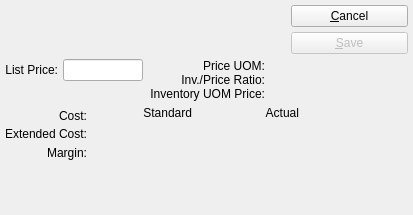
<?xml version="1.0" encoding="UTF-8"?>
<ui version="4.0">
 <comment>This file is part of the xTuple ERP: PostBooks Edition, a free and
open source Enterprise Resource Planning software suite,
Copyright (c) 1999-2018 by OpenMFG LLC, d/b/a xTuple.
It is licensed to you under the Common Public Attribution License
version 1.0, the full text of which (including xTuple-specific Exhibits)
is available at www.xtuple.com/CPAL.  By using this software, you agree
to be bound by its terms.</comment>
 <class>itemListPrice</class>
 <widget class="QDialog" name="itemListPrice">
  <property name="geometry">
   <rect>
    <x>0</x>
    <y>0</y>
    <width>413</width>
    <height>215</height>
   </rect>
  </property>
  <property name="windowTitle">
   <string>Item List Price</string>
  </property>
  <layout class="QVBoxLayout">
   <property name="spacing">
    <number>0</number>
   </property>
   <property name="margin">
    <number>5</number>
   </property>
   <item>
    <layout class="QVBoxLayout">
     <property name="spacing">
      <number>5</number>
     </property>
     <property name="margin">
      <number>0</number>
     </property>
     <item>
      <layout class="QHBoxLayout">
       <property name="spacing">
        <number>7</number>
       </property>
       <property name="margin">
        <number>0</number>
       </property>
       <item>
        <widget class="ItemCluster" name="_item"/>
       </item>
       <item>
        <layout class="QHBoxLayout">
         <property name="spacing">
          <number>0</number>
         </property>
         <property name="margin">
          <number>0</number>
         </property>
         <item>
          <spacer name="Spacer5">
           <property name="orientation">
            <enum>Qt::Horizontal</enum>
           </property>
           <property name="sizeType">
            <enum>QSizePolicy::Preferred</enum>
           </property>
           <property name="sizeHint" stdset="0">
            <size>
             <width>81</width>
             <height>20</height>
            </size>
           </property>
          </spacer>
         </item>
         <item>
          <layout class="QVBoxLayout">
           <property name="spacing">
            <number>0</number>
           </property>
           <property name="margin">
            <number>0</number>
           </property>
           <item>
            <layout class="QVBoxLayout">
             <property name="spacing">
              <number>5</number>
             </property>
             <property name="margin">
              <number>0</number>
             </property>
             <item>
              <widget class="QPushButton" name="_close">
               <property name="text">
                <string>&amp;Cancel</string>
               </property>
              </widget>
             </item>
             <item>
              <widget class="QPushButton" name="_save">
               <property name="enabled">
                <bool>false</bool>
               </property>
               <property name="text">
                <string>&amp;Save</string>
               </property>
               <property name="default">
                <bool>true</bool>
               </property>
              </widget>
             </item>
            </layout>
           </item>
           <item>
            <spacer name="Spacer150">
             <property name="orientation">
              <enum>Qt::Vertical</enum>
             </property>
             <property name="sizeType">
              <enum>QSizePolicy::Preferred</enum>
             </property>
             <property name="sizeHint" stdset="0">
              <size>
               <width>20</width>
               <height>0</height>
              </size>
             </property>
            </spacer>
           </item>
          </layout>
         </item>
        </layout>
       </item>
      </layout>
     </item>
     <item>
      <layout class="QHBoxLayout">
       <property name="spacing">
        <number>0</number>
       </property>
       <property name="margin">
        <number>0</number>
       </property>
       <item>
        <layout class="QHBoxLayout">
         <property name="spacing">
          <number>7</number>
         </property>
         <property name="margin">
          <number>0</number>
         </property>
         <item>
          <layout class="QVBoxLayout">
           <property name="spacing">
            <number>0</number>
           </property>
           <property name="margin">
            <number>0</number>
           </property>
           <item>
            <layout class="QHBoxLayout">
             <property name="spacing">
              <number>5</number>
             </property>
             <property name="margin">
              <number>0</number>
             </property>
             <item>
              <widget class="QLabel" name="_listPriceLit">
               <property name="text">
                <string>List Price:</string>
               </property>
               <property name="alignment">
                <set>Qt::AlignRight|Qt::AlignTrailing|Qt::AlignVCenter</set>
               </property>
              </widget>
             </item>
             <item>
              <widget class="XLineEdit" name="_listPrice">
               <property name="sizePolicy">
                <sizepolicy hsizetype="Preferred" vsizetype="Fixed">
                 <horstretch>0</horstretch>
                 <verstretch>0</verstretch>
                </sizepolicy>
               </property>
               <property name="maximumSize">
                <size>
                 <width>80</width>
                 <height>32767</height>
                </size>
               </property>
              </widget>
             </item>
            </layout>
           </item>
           <item>
            <spacer name="Spacer75">
             <property name="orientation">
              <enum>Qt::Vertical</enum>
             </property>
             <property name="sizeType">
              <enum>QSizePolicy::Expanding</enum>
             </property>
             <property name="sizeHint" stdset="0">
              <size>
               <width>20</width>
               <height>20</height>
              </size>
             </property>
            </spacer>
           </item>
          </layout>
         </item>
         <item>
          <layout class="QHBoxLayout">
           <property name="spacing">
            <number>5</number>
           </property>
           <property name="margin">
            <number>0</number>
           </property>
           <item>
            <layout class="QVBoxLayout">
             <property name="spacing">
              <number>0</number>
             </property>
             <property name="margin">
              <number>0</number>
             </property>
             <item>
              <widget class="QLabel" name="_priceUOMLit">
               <property name="text">
                <string>Price UOM:</string>
               </property>
               <property name="alignment">
                <set>Qt::AlignRight|Qt::AlignTrailing|Qt::AlignVCenter</set>
               </property>
              </widget>
             </item>
             <item>
              <widget class="QLabel" name="_priceRatioLit">
               <property name="text">
                <string>Inv./Price Ratio:</string>
               </property>
               <property name="alignment">
                <set>Qt::AlignRight|Qt::AlignTrailing|Qt::AlignVCenter</set>
               </property>
              </widget>
             </item>
             <item>
              <widget class="QLabel" name="_extPriceLit">
               <property name="text">
                <string>Inventory UOM Price:</string>
               </property>
               <property name="alignment">
                <set>Qt::AlignRight|Qt::AlignTrailing|Qt::AlignVCenter</set>
               </property>
              </widget>
             </item>
            </layout>
           </item>
           <item>
            <layout class="QVBoxLayout">
             <property name="spacing">
              <number>0</number>
             </property>
             <property name="margin">
              <number>0</number>
             </property>
             <item>
              <widget class="QLabel" name="_priceUOM">
               <property name="minimumSize">
                <size>
                 <width>80</width>
                 <height>0</height>
                </size>
               </property>
               <property name="text">
                <string/>
               </property>
               <property name="alignment">
                <set>Qt::AlignLeading|Qt::AlignLeft|Qt::AlignVCenter</set>
               </property>
              </widget>
             </item>
             <item>
              <widget class="XLabel" name="_pricingRatio">
               <property name="minimumSize">
                <size>
                 <width>80</width>
                 <height>0</height>
                </size>
               </property>
               <property name="text">
                <string/>
               </property>
               <property name="alignment">
                <set>Qt::AlignRight|Qt::AlignTrailing|Qt::AlignVCenter</set>
               </property>
              </widget>
             </item>
             <item>
              <widget class="XLabel" name="_extPrice">
               <property name="minimumSize">
                <size>
                 <width>80</width>
                 <height>0</height>
                </size>
               </property>
               <property name="text">
                <string/>
               </property>
               <property name="alignment">
                <set>Qt::AlignRight|Qt::AlignTrailing|Qt::AlignVCenter</set>
               </property>
              </widget>
             </item>
            </layout>
           </item>
          </layout>
         </item>
        </layout>
       </item>
       <item>
        <spacer name="Spacer114">
         <property name="orientation">
          <enum>Qt::Horizontal</enum>
         </property>
         <property name="sizeType">
          <enum>QSizePolicy::Expanding</enum>
         </property>
         <property name="sizeHint" stdset="0">
          <size>
           <width>20</width>
           <height>20</height>
          </size>
         </property>
        </spacer>
       </item>
      </layout>
     </item>
     <item>
      <layout class="QHBoxLayout">
       <property name="spacing">
        <number>0</number>
       </property>
       <property name="margin">
        <number>0</number>
       </property>
       <item>
        <layout class="QHBoxLayout">
         <property name="spacing">
          <number>5</number>
         </property>
         <property name="margin">
          <number>0</number>
         </property>
         <item>
          <layout class="QVBoxLayout">
           <property name="spacing">
            <number>0</number>
           </property>
           <property name="margin">
            <number>0</number>
           </property>
           <item>
            <spacer name="Spacer6">
             <property name="orientation">
              <enum>Qt::Vertical</enum>
             </property>
             <property name="sizeType">
              <enum>QSizePolicy::Preferred</enum>
             </property>
             <property name="sizeHint" stdset="0">
              <size>
               <width>20</width>
               <height>0</height>
              </size>
             </property>
            </spacer>
           </item>
           <item>
            <widget class="QLabel" name="_costLit">
             <property name="text">
              <string>Cost:</string>
             </property>
             <property name="alignment">
              <set>Qt::AlignRight|Qt::AlignTrailing|Qt::AlignVCenter</set>
             </property>
            </widget>
           </item>
           <item>
            <widget class="QLabel" name="_extendedCostLit">
             <property name="text">
              <string>Extended Cost:</string>
             </property>
             <property name="alignment">
              <set>Qt::AlignRight|Qt::AlignTrailing|Qt::AlignVCenter</set>
             </property>
            </widget>
           </item>
           <item>
            <widget class="QLabel" name="_marginLit">
             <property name="text">
              <string>Margin:</string>
             </property>
             <property name="alignment">
              <set>Qt::AlignRight|Qt::AlignTrailing|Qt::AlignVCenter</set>
             </property>
            </widget>
           </item>
          </layout>
         </item>
         <item>
          <layout class="QVBoxLayout">
           <property name="spacing">
            <number>0</number>
           </property>
           <property name="margin">
            <number>0</number>
           </property>
           <item>
            <layout class="QHBoxLayout">
             <property name="spacing">
              <number>7</number>
             </property>
             <property name="margin">
              <number>0</number>
             </property>
             <item>
              <widget class="QLabel" name="_stdLit">
               <property name="minimumSize">
                <size>
                 <width>100</width>
                 <height>0</height>
                </size>
               </property>
               <property name="text">
                <string>Standard</string>
               </property>
               <property name="alignment">
                <set>Qt::AlignRight</set>
               </property>
              </widget>
             </item>
             <item>
              <widget class="QLabel" name="_actLit">
               <property name="minimumSize">
                <size>
                 <width>100</width>
                 <height>0</height>
                </size>
               </property>
               <property name="text">
                <string>Actual</string>
               </property>
               <property name="alignment">
                <set>Qt::AlignRight</set>
               </property>
              </widget>
             </item>
            </layout>
           </item>
           <item>
            <layout class="QHBoxLayout">
             <property name="spacing">
              <number>7</number>
             </property>
             <property name="margin">
              <number>0</number>
             </property>
             <item>
              <widget class="XLabel" name="_stdCost">
               <property name="minimumSize">
                <size>
                 <width>100</width>
                 <height>0</height>
                </size>
               </property>
               <property name="text">
                <string/>
               </property>
               <property name="alignment">
                <set>Qt::AlignRight|Qt::AlignTrailing|Qt::AlignVCenter</set>
               </property>
              </widget>
             </item>
             <item>
              <widget class="XLabel" name="_actCost">
               <property name="minimumSize">
                <size>
                 <width>100</width>
                 <height>0</height>
                </size>
               </property>
               <property name="text">
                <string/>
               </property>
               <property name="alignment">
                <set>Qt::AlignRight|Qt::AlignTrailing|Qt::AlignVCenter</set>
               </property>
              </widget>
             </item>
            </layout>
           </item>
           <item>
            <layout class="QHBoxLayout">
             <property name="spacing">
              <number>7</number>
             </property>
             <property name="margin">
              <number>0</number>
             </property>
             <item>
              <widget class="XLabel" name="_extStdCost">
               <property name="minimumSize">
                <size>
                 <width>100</width>
                 <height>0</height>
                </size>
               </property>
               <property name="text">
                <string/>
               </property>
               <property name="alignment">
                <set>Qt::AlignRight|Qt::AlignTrailing|Qt::AlignVCenter</set>
               </property>
              </widget>
             </item>
             <item>
              <widget class="XLabel" name="_extActCost">
               <property name="minimumSize">
                <size>
                 <width>100</width>
                 <height>0</height>
                </size>
               </property>
               <property name="text">
                <string/>
               </property>
               <property name="alignment">
                <set>Qt::AlignRight|Qt::AlignTrailing|Qt::AlignVCenter</set>
               </property>
              </widget>
             </item>
            </layout>
           </item>
           <item>
            <layout class="QHBoxLayout">
             <property name="spacing">
              <number>7</number>
             </property>
             <property name="margin">
              <number>0</number>
             </property>
             <item>
              <widget class="XLabel" name="_stdMargin">
               <property name="minimumSize">
                <size>
                 <width>100</width>
                 <height>0</height>
                </size>
               </property>
               <property name="text">
                <string/>
               </property>
               <property name="alignment">
                <set>Qt::AlignRight|Qt::AlignTrailing|Qt::AlignVCenter</set>
               </property>
              </widget>
             </item>
             <item>
              <widget class="XLabel" name="_actMargin">
               <property name="minimumSize">
                <size>
                 <width>100</width>
                 <height>0</height>
                </size>
               </property>
               <property name="text">
                <string/>
               </property>
               <property name="alignment">
                <set>Qt::AlignRight|Qt::AlignTrailing|Qt::AlignVCenter</set>
               </property>
              </widget>
             </item>
            </layout>
           </item>
          </layout>
         </item>
        </layout>
       </item>
       <item>
        <spacer name="Spacer148_2">
         <property name="orientation">
          <enum>Qt::Horizontal</enum>
         </property>
         <property name="sizeType">
          <enum>QSizePolicy::Preferred</enum>
         </property>
         <property name="sizeHint" stdset="0">
          <size>
           <width>1000</width>
           <height>20</height>
          </size>
         </property>
        </spacer>
       </item>
      </layout>
     </item>
    </layout>
   </item>
   <item>
    <spacer name="Spacer152">
     <property name="orientation">
      <enum>Qt::Vertical</enum>
     </property>
     <property name="sizeType">
      <enum>QSizePolicy::Expanding</enum>
     </property>
     <property name="sizeHint" stdset="0">
      <size>
       <width>20</width>
       <height>1000</height>
      </size>
     </property>
    </spacer>
   </item>
  </layout>
 </widget>
 <layoutdefault spacing="5" margin="5"/>
 <customwidgets>
  <customwidget>
   <class>ItemCluster</class>
   <extends>QWidget</extends>
   <header>itemcluster.h</header>
   <container>1</container>
  </customwidget>
  <customwidget>
   <class>XLabel</class>
   <extends>QLabel</extends>
   <header>xlabel.h</header>
  </customwidget>
  <customwidget>
   <class>XLineEdit</class>
   <extends>QLineEdit</extends>
   <header>xlineedit.h</header>
   <container>1</container>
  </customwidget>
 </customwidgets>
 <tabstops>
  <tabstop>_item</tabstop>
  <tabstop>_listPrice</tabstop>
  <tabstop>_save</tabstop>
  <tabstop>_close</tabstop>
 </tabstops>
 <includes>
  <include location="global">parameter.h</include>
 </includes>
 <resources/>
 <connections>
  <connection>
   <sender>_close</sender>
   <signal>clicked()</signal>
   <receiver>itemListPrice</receiver>
   <slot>reject()</slot>
   <hints>
    <hint type="sourcelabel">
     <x>20</x>
     <y>20</y>
    </hint>
    <hint type="destinationlabel">
     <x>20</x>
     <y>20</y>
    </hint>
   </hints>
  </connection>
  <connection>
   <sender>_item</sender>
   <signal>valid(bool)</signal>
   <receiver>_save</receiver>
   <slot>setEnabled(bool)</slot>
   <hints>
    <hint type="sourcelabel">
     <x>20</x>
     <y>20</y>
    </hint>
    <hint type="destinationlabel">
     <x>20</x>
     <y>20</y>
    </hint>
   </hints>
  </connection>
 </connections>
</ui>
